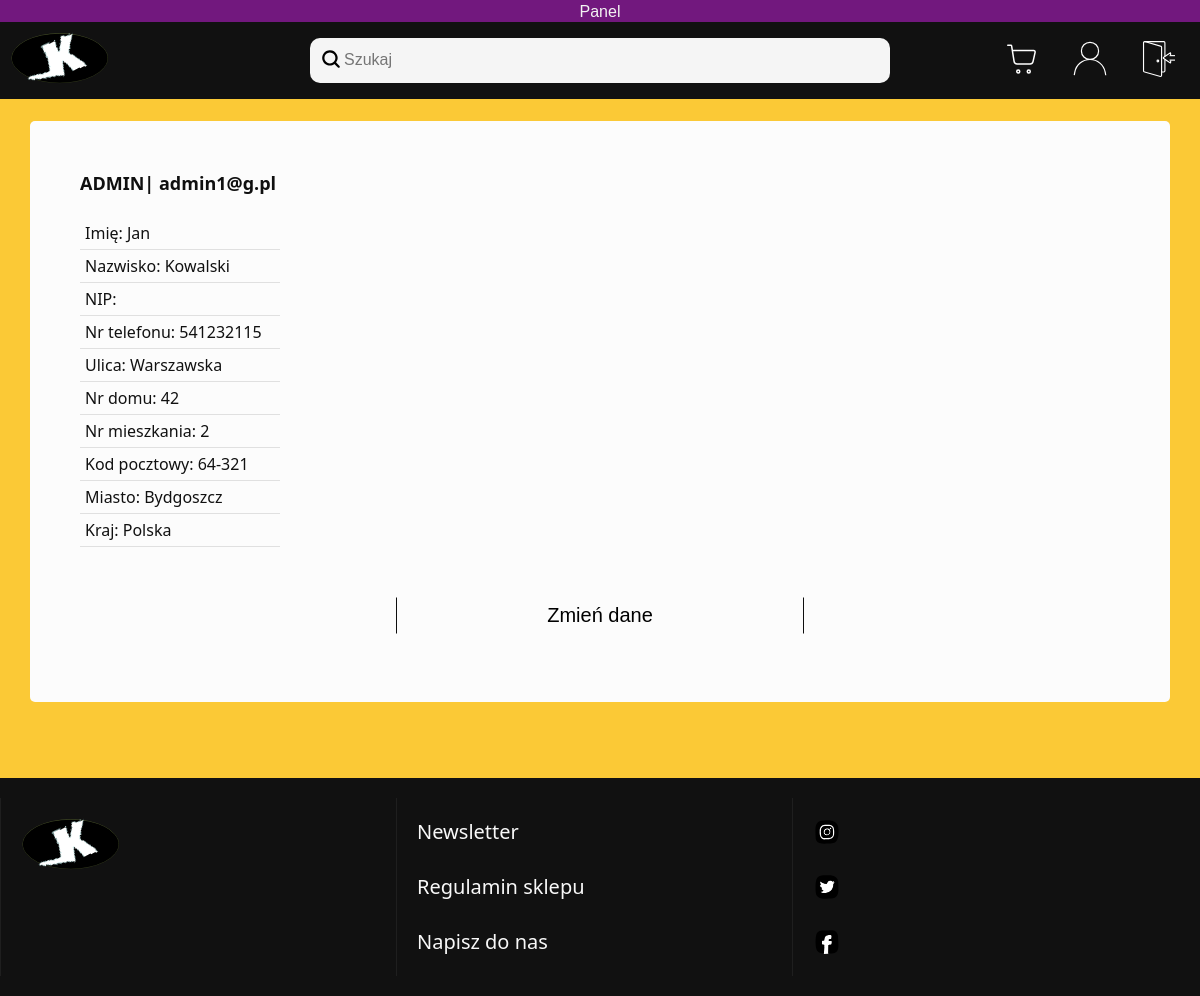
Screenshot of /konto.php (signed in) with the database file from the repository.
### tables this page shows
CREATE TABLE `dane_konta` (
  `id` int(11) NOT NULL,
  `id_loginu` int(11) NOT NULL,
  `NIP` char(10) DEFAULT NULL,
  `imie` varchar(60) DEFAULT NULL,
  `nazwisko` varchar(80) NOT NULL,
  `ulica` varchar(255) DEFAULT NULL,
  `nr_domu` smallint(6) DEFAULT NULL,
  `nr_mieszkania` smallint(6) DEFAULT NULL,
  `nr_tel` varchar(20) DEFAULT NULL,
  `miasto` varchar(100) DEFAULT NULL,
  `kod_pocztowy` varchar(6) DEFAULT NULL,
  `kraj` varchar(100) DEFAULT NULL,
  `dostep` tinyint(4) NOT NULL
);

### konto.php (the view, shortened to what this page needs)
<!DOCTYPE html>
<html lang="pl">
<head>
    <link rel="stylesheet" href="s.css?v=1.1">
</head>
<body>
<div class="contener">
<?php include_once("header.php");?>
<?php include_once("laczenieZbaza.php");?>
<section class="wrap-konta">
<?php
    $mail = $_SESSION['email'];
    $pyt_o_id = $conn->prepare("SELECT id FROM loginy WHERE login like ?");
    $pyt_o_id -> execute([$mail]);
    $wykonanie = $pyt_o_id->fetch(PDO::FETCH_ASSOC);
    $id = $wykonanie['id'];
    $pyt_o_dane = $conn->prepare("SELECT * FROM dane_konta WHERE id_loginu = ?");
    $pyt_o_dane -> execute([$id]);
    $wykonanie = $pyt_o_dane->fetchAll();
    foreach ($wykonanie as $wynik){
        $imie = $wynik['imie'];
        $nazwisko = $wynik['nazwisko'];
        $nip = $wynik['NIP'];
        $tel = $wynik['nr_tel'];
        $miasto = $wynik['miasto'];
        $ulica = $wynik['ulica'];
        $nr_domu = $wynik['nr_domu'];
        $nr_mieszkania = $wynik['nr_mieszkania'];
        $kod_pocztowy = $wynik['kod_pocztowy'];
        $kraj = $wynik['kraj'];
        $dostep = $wynik['dostep'];
    }
?>
<div class="profil">
<div class="mailkonta">
<?php
    if($dostep == 1){ echo "<p style='border-top-right-radius: 5px; border-top-left-radius: 5px; font-size:18px;'>ADMIN| $_SESSION[email]</p>"; }
    else{ echo "<p style='border-top-right-radius: 5px; border-top-left-radius: 5px; font-size:18px;'>$_SESSION[email]</p>"; }
?>
</div><br>
<div class="info_profilu">
<p>Imię: <?php echo $imie; ?></p>
<p>Nazwisko: <?php echo $nazwisko; ?></p>
<p>NIP: <?php echo $nip; ?></p>
<p>Nr telefonu: <?php echo $tel; ?></p>
<p>Ulica: <?php echo $ulica; ?></p>
<p>Nr domu: <?php echo $nr_domu; ?></p>
<p>Nr mieszkania: <?php echo $nr_mieszkania; ?></p>
<p>Kod pocztowy: <?php echo $kod_pocztowy; ?></p>
<p>Miasto: <?php echo $miasto; ?></p>
<p>Kraj: <?php echo $kraj; ?></p>
</div>
</div><br>
<div id="zmien_dane_div">
    <a href="edytuj_konto.php" id="zmien_dane"><button id="zmien_dane_button">Zmień dane</button></a>
</div>
</section class="wrap-konta">
<br>
</div>
<footer>
</footer>
</body>
</html>

### s.css (style rules this page uses)
:root { --kolor_body: #fbc936; --kolor_produkty_glowna: #f0f0f0; --kolor_paskow: #111111; }
* { box-sizing: border-box; margin: 0; }
body { min-height: 100vh; display: flex; flex-direction: column; background: #fbc936; background: var(--kolor_body); font-family:'Segoe UI'; color: #0f0f0f; margin: 0; }
.contener { padding-bottom: 2rem; flex: 1; }
#zmien_dane_div { margin-top: 10px; text-align: center; padding: 10px; width: 100%; grid-area: 2 / 1 / 3 / 3; }
#zmien_dane_button { background-color: transparent; border-top: transparent 1px solid; border-bottom: transparent 1px solid; border-left: 1px solid #0e0e0e; border-right: 1px solid #0e0e0e; padding: 6px; width: 40%; transition: 0.7s; font-size: 20px; color: black; text-decoration: none; cursor: pointer; }
.wrap-konta { display: grid; grid-template-columns: 0.5fr 1fr; grid-template-rows: 1fr 0.2fr; grid-column-gap: 0px; grid-row-gap: 30px; background-color: #fcfcfc; width: 95%; height: fit-content; margin-left: auto; margin-right: auto; padding: 50px; border-radius: 5px; }
.profil { grid-area: 1 / 1 / 2 / 2; }
.mailkonta { font-weight: bold; margin-right: auto; width: fit-content; display: flex; flex-direction: column; gap: 15px; }
.info_profilu { min-width: 200px; width: fit-content; }
.info_profilu p { padding: 5px; border-bottom: #47474728 solid 1px; color: #111111; }
.footer { width: 100%; height: 20%; background-color: #111111; background-color: var(--kolor_paskow); display: flex; flex-direction: row; }
.footer div { font-family: Font2, "segoe ui"; font-size: 20px; width: 33%; padding: 20px; color: #f8f8f8; border-left: 1px solid #111111; border-left: 1px solid #1f1f1f; margin-top: 20px; margin-bottom: 20px; display: flex; flex-direction: column; }
.footer div a { color: #f8f8f8; text-decoration: none; height: 28px; width: fit-content; cursor: pointer; }
.footer div img { cursor: pointer; }
.footer #footer_div_1 img { width: 100px; height: auto; }

### rows the page displays
dane_konta: imie "Jan", nazwisko "Kowalski", nr_tel "541232115", ulica "Warszawska", nr_domu "42", nr_mieszkania "2", kod_pocztowy "64-321", miasto "Bydgoszcz", kraj "Polska"

### other values shown
$_SESSION[email] "admin1@g.pl"
